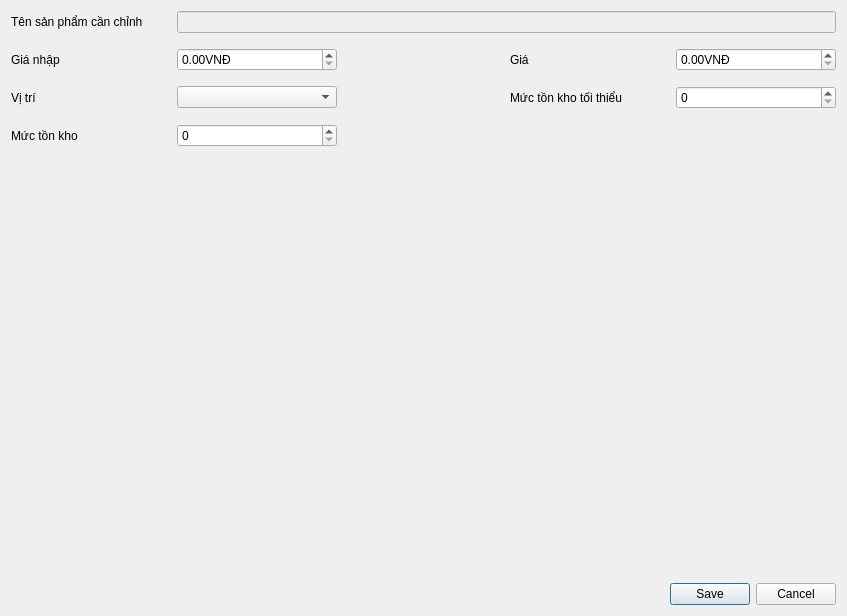
<?xml version="1.0" encoding="UTF-8"?>
<ui version="4.0">
 <class>Dialog</class>
 <widget class="QDialog" name="Dialog">
  <property name="geometry">
   <rect>
    <x>0</x>
    <y>0</y>
    <width>847</width>
    <height>616</height>
   </rect>
  </property>
  <property name="windowTitle">
   <string>Update Product</string>
  </property>
  <property name="windowIcon">
   <iconset>
    <normaloff>feather/rotate-cw.svg</normaloff>feather/rotate-cw.svg</iconset>
  </property>
  <layout class="QGridLayout" name="gridLayout">
   <property name="verticalSpacing">
    <number>15</number>
   </property>
   <item row="0" column="0">
    <widget class="QLabel" name="label">
     <property name="text">
      <string>Tên sản phẩm cần chỉnh</string>
     </property>
    </widget>
   </item>
   <item row="0" column="1" colspan="4">
    <widget class="QLineEdit" name="lineEdit">
     <property name="enabled">
      <bool>false</bool>
     </property>
    </widget>
   </item>
   <item row="1" column="0">
    <widget class="QLabel" name="label_2">
     <property name="text">
      <string>Giá nhập</string>
     </property>
    </widget>
   </item>
   <item row="1" column="1">
    <widget class="QDoubleSpinBox" name="doubleSpinBox">
     <property name="suffix">
      <string>VNĐ</string>
     </property>
     <property name="maximum">
      <double>999999999999.000000000000000</double>
     </property>
    </widget>
   </item>
   <item row="1" column="3">
    <widget class="QLabel" name="label_5">
     <property name="text">
      <string>Giá</string>
     </property>
    </widget>
   </item>
   <item row="1" column="4">
    <widget class="QDoubleSpinBox" name="doubleSpinBox_2">
     <property name="suffix">
      <string>VNĐ</string>
     </property>
     <property name="maximum">
      <double>999999999999.000000000000000</double>
     </property>
    </widget>
   </item>
   <item row="2" column="0">
    <widget class="QLabel" name="label_3">
     <property name="text">
      <string>Vị trí</string>
     </property>
    </widget>
   </item>
   <item row="2" column="1">
    <widget class="QComboBox" name="comboBox"/>
   </item>
   <item row="2" column="3">
    <widget class="QLabel" name="label_6">
     <property name="text">
      <string>Mức tồn kho tối thiểu</string>
     </property>
    </widget>
   </item>
   <item row="2" column="4">
    <widget class="QSpinBox" name="spinBox"/>
   </item>
   <item row="3" column="0">
    <widget class="QLabel" name="label_4">
     <property name="text">
      <string>Mức tồn kho</string>
     </property>
    </widget>
   </item>
   <item row="3" column="1">
    <widget class="QSpinBox" name="spinBox_2">
     <property name="maximum">
      <number>999999999</number>
     </property>
    </widget>
   </item>
   <item row="4" column="2">
    <spacer name="verticalSpacer">
     <property name="orientation">
      <enum>Qt::Vertical</enum>
     </property>
     <property name="sizeHint" stdset="0">
      <size>
       <width>20</width>
       <height>400</height>
      </size>
     </property>
    </spacer>
   </item>
   <item row="5" column="3" colspan="2">
    <widget class="QDialogButtonBox" name="buttonBox">
     <property name="orientation">
      <enum>Qt::Horizontal</enum>
     </property>
     <property name="standardButtons">
      <set>QDialogButtonBox::Cancel|QDialogButtonBox::Save</set>
     </property>
    </widget>
   </item>
  </layout>
 </widget>
 <resources/>
 <connections>
  <connection>
   <sender>buttonBox</sender>
   <signal>accepted()</signal>
   <receiver>Dialog</receiver>
   <slot>accept()</slot>
   <hints>
    <hint type="sourcelabel">
     <x>248</x>
     <y>254</y>
    </hint>
    <hint type="destinationlabel">
     <x>157</x>
     <y>274</y>
    </hint>
   </hints>
  </connection>
  <connection>
   <sender>buttonBox</sender>
   <signal>rejected()</signal>
   <receiver>Dialog</receiver>
   <slot>reject()</slot>
   <hints>
    <hint type="sourcelabel">
     <x>316</x>
     <y>260</y>
    </hint>
    <hint type="destinationlabel">
     <x>286</x>
     <y>274</y>
    </hint>
   </hints>
  </connection>
 </connections>
</ui>
